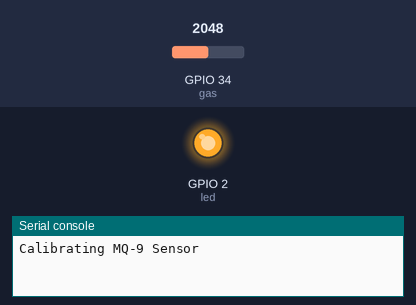
Bench run of a program on a simulated ESP32 board running MicroPython. On the bench: output pins drawn as LEDs (lit = HIGH), the last lines printed to the serial console. Inputs (shaded band) come from the test bench; at power-on: GPIO 34 (gas) = 2048 (analog values on the 0–4095 scale).

Above: at 0.1 s.
At 25.1 s:
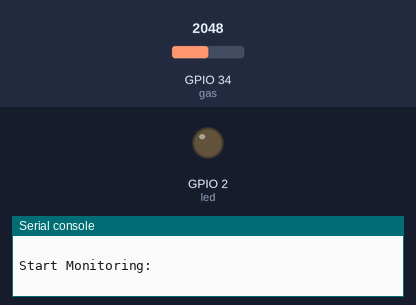
Timing chart, 0 to 26.6 s (numbered marks = the images above):
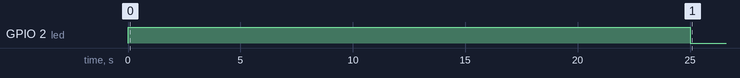

The program:

main.py
```python
from machine import ADC, Pin
from mq9 import MQ
import time

# Global Params
gas = ADC(Pin(34))
led = Pin(2,Pin.OUT)
led.value(0)

# Function to read MQ9 Sensor
def read_mq9(mq):
    while True:
        try:
            adc = gas.read_u16()
            sensor_volt = gas.read_uv()/1000000
            perc = mq.MQPercentage()
            break
        except:
            pass
    co = perc["CO"]*1000

    if co >= 10000:
        cp = 10000

    result = [adc,sensor_volt,co]
    return result

# Function to Blink
def blink():
    led.value(1)
    time.sleep(0.5)
    led.value(0)
    time.sleep(0.5)

# Function to Blink Faster
def blink_fast():
    led.value(1)
    time.sleep(0.25)
    led.value(0)
    time.sleep(0.25)

# Main Script
def main():
    # Calibrate Sensor
    print("Calibrating MQ-9 Sensor")
    led.value(1)
    while True:
        try:
            mq = MQ()
            break
        except:
            pass
    led.value(0)
    print("Calibrated")
    print("")

    print("Start Monitoring:")
    print("")

    while True:
        result = round(read_mq9(mq)[2],3)

        if result < 0:
            result = 0
        elif result > 1000:
            result = 1000

        print(f"Carbon Monoxide : {result} ppm")

if __name__ == "__main__":
    main()
```

mq9.py
```python
# adapted from https://github.com/tutRPi/Raspberry-Pi-Gas-Sensor-MQ

import time
import math
from machine import ADC,Pin


class MQ:
    # Hardware Related Macros
    RL_VALUE = 10  # define the load resistance on the board, in kilo ohms
    RO_CLEAN_AIR_FACTOR = 9.83  # RO_CLEAR_AIR_FACTOR=(Sensor resistance in clean air)/RO,
    # which is derived from the chart in datasheet

    # Software Related Macros
    CALIBARAION_SAMPLE_TIMES = 50  # define how many samples you are going to take in the calibration phase
    CALIBRATION_SAMPLE_INTERVAL = 500  # define the time interal(in milisecond) between each samples in the
    # cablibration phase
    READ_SAMPLE_INTERVAL = 50  # define how many samples you are going to take in normal operation
    READ_SAMPLE_TIMES = 5  # define the time interal(in milisecond) between each samples in
    # normal operation

    # Application Related Macros
    GAS_LPG = 0
    GAS_CO = 1
    GAS_SMOKE = 2

    def __init__(self, ro=10):
        self.ro = ro
        self.adc = ADC(Pin(34))

        self.LPGCurve = [2.3, 0.21, -0.47]  # two points are taken from the curve.
        # with these two points, a line is formed which is "approximately equivalent"
        # to the original curve.
        # data format:{ x, y, slope}; point1: (lg200, 0.21), point2: (lg10000, -0.59)
        self.COCurve = [2.3, 0.72, -0.34]  # two points are taken from the curve.
        # with these two points, a line is formed which is "approximately equivalent"
        # to the original curve.
        # data format:[ x, y, slope]; point1: (lg200, 0.72), point2: (lg10000,  0.15)
        self.SmokeCurve = [2.3, 0.53, -0.44]  # two points are taken from the curve.
        # with these two points, a line is formed which is "approximately equivalent"
        # to the original curve.
        # data format:[ x, y, slope]; point1: (lg200, 0.53), point2: (lg10000,  -0.22)

        # print("Calibrating...")
        self.ro = self.MQCalibration()
        # print("Calibration is done...\n")
        # print("Ro=%f kohm" % self.ro)

    def MQPercentage(self):
        val = {}
        read = self.MQRead()
        val["GAS_LPG"] = self.MQGetGasPercentage(read / self.ro, self.GAS_LPG)
        val["CO"] = self.MQGetGasPercentage(read / self.ro, self.GAS_CO)
        val["SMOKE"] = self.MQGetGasPercentage(read / self.ro, self.GAS_SMOKE)
        return val

    # MQResistanceCalculation
    # Input:   raw_adc - raw value read from adc, which represents the voltage
    # Output:  the calculated sensor resistance
    # Remarks: The sensor and the load resistor forms a voltage divider. Given the voltage
    #          across the load resistor and its resistance, the resistance of the sensor
    #          could be derived.
    def MQResistanceCalculation(self, raw_adc):
        return float(self.RL_VALUE * (4095.0 - raw_adc) / float(raw_adc))

    # MQCalibration
    # Output:  Ro of the sensor
    # Remarks: This function assumes that the sensor is in clean air. It use
    #          MQResistanceCalculation to calculates the sensor resistance in clean air
    #          and then divides it with RO_CLEAN_AIR_FACTOR. RO_CLEAN_AIR_FACTOR is about
    #          10, which differs slightly between different sensors.
    def MQCalibration(self):
        val = 0.0
        for i in range(self.CALIBARAION_SAMPLE_TIMES):  # take multiple samples
            val += self.MQResistanceCalculation(self.adc.read())
            time.sleep(self.CALIBRATION_SAMPLE_INTERVAL / 1000.0)

        val = val / self.CALIBARAION_SAMPLE_TIMES  # calculate the average value

        val = val / self.RO_CLEAN_AIR_FACTOR  # divided by RO_CLEAN_AIR_FACTOR yields the Ro
        # according to the chart in the datasheet
        return val

    # MQRead
    # Output:  Rs of the sensor
    # Remarks: This function use MQResistanceCalculation to caculate the sensor resistenc (Rs).
    #          The Rs changes as the sensor is in the different consentration of the target
    #          gas. The sample times and the time interval between samples could be configured
    #          by changing the definition of the macros.
    def MQRead(self):
        rs = 0.0

        for i in range(self.READ_SAMPLE_TIMES):
            rs += self.MQResistanceCalculation(self.adc.read())
            time.sleep(self.READ_SAMPLE_INTERVAL / 1000.0)

        rs = rs / self.READ_SAMPLE_TIMES

        return rs

    # MQGetGasPercentage
    # Input:   rs_ro_ratio - Rs divided by Ro
    #          gas_id      - target gas type
    # Output:  ppm of the target gas
    # Remarks: This function passes different curves to the MQGetPercentage function which
    #          calculates the ppm (parts per million) of the target gas.
    def MQGetGasPercentage(self, rs_ro_ratio, gas_id):
        if gas_id == self.GAS_LPG:
            return self.MQGetPercentage(rs_ro_ratio, self.LPGCurve)
        elif gas_id == self.GAS_CO:
            return self.MQGetPercentage(rs_ro_ratio, self.COCurve)
        elif gas_id == self.GAS_SMOKE:
            return self.MQGetPercentage(rs_ro_ratio, self.SmokeCurve)
        return 0

    # MQGetPercentage
    # Input:   rs_ro_ratio - Rs divided by Ro
    #          pcurve      - pointer to the curve of the target gas
    # Output:  ppm of the target gas
    # Remarks: By using the slope and a point of the line. The x(logarithmic value of ppm)
    #          of the line could be derived if y(rs_ro_ratio) is provided. As it is a
    #          logarithmic coordinate, power of 10 is used to convert the result to non-logarithmic
    #          value.
    def MQGetPercentage(self, rs_ro_ratio, pcurve):
        return math.pow(10, (((math.log(rs_ro_ratio) - pcurve[1]) / pcurve[2]) + pcurve[0]))
```
